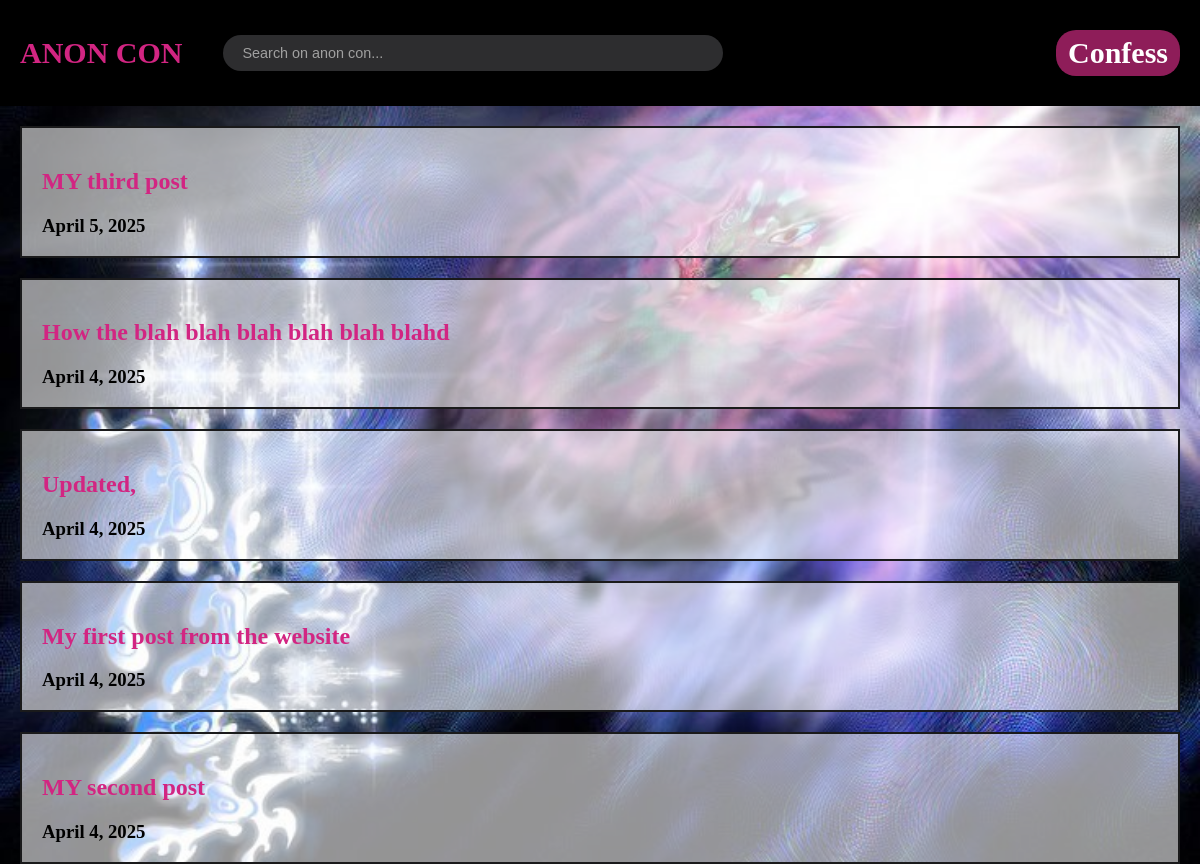
/, run on an earlier commit of the app's database.
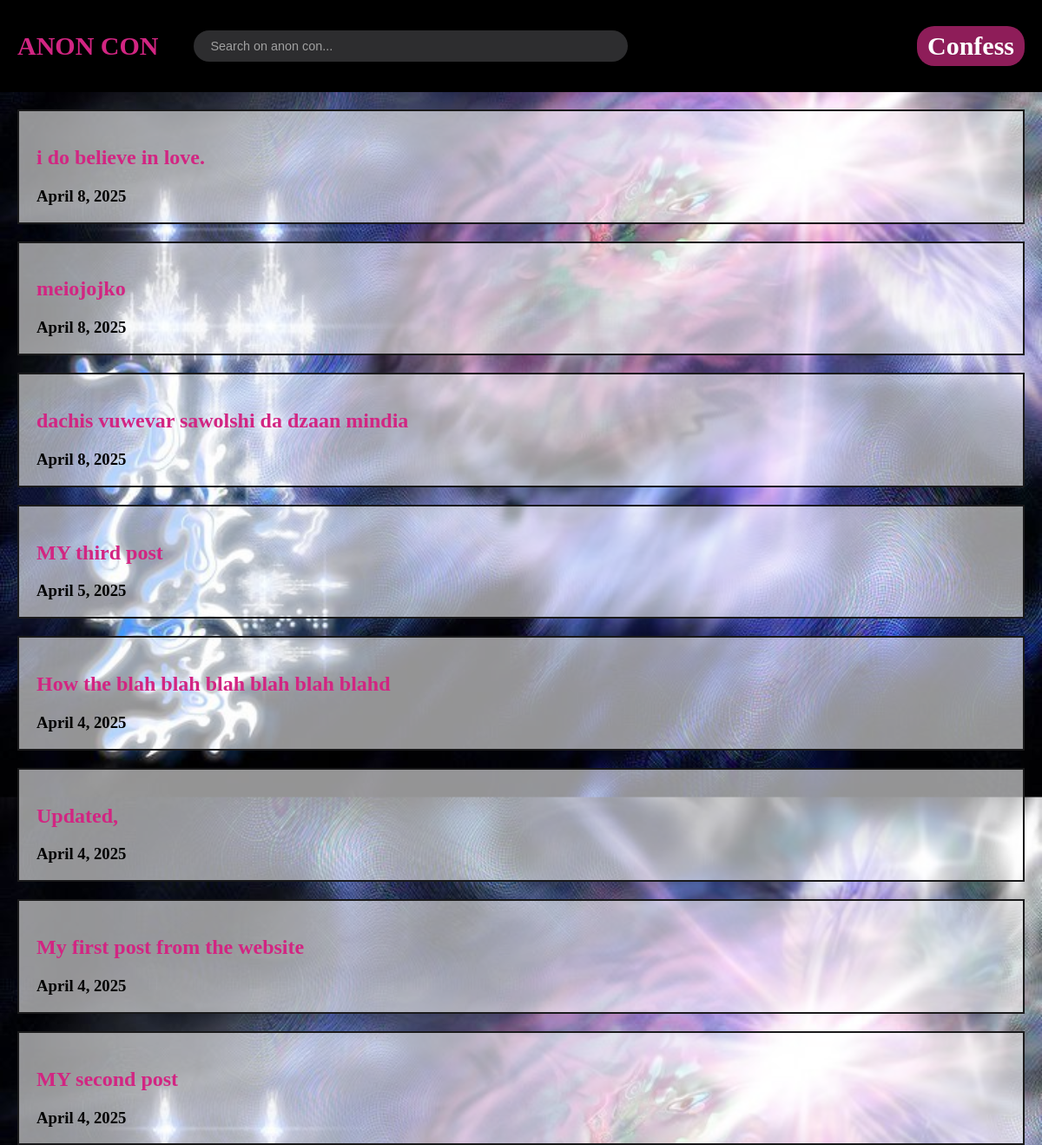
And on a later commit of the database.
### confess/models.py (models this page shows, shortened)
class Post(models.Model):
    title = models.CharField(max_length=50)
    content = models.TextField()
    date_posted = models.DateField(auto_now_add=True)

### confess/views.py (the view)
# urls.py: 2. Add a URL to urlpatterns:  path('', views.home, name='home')
def home(request):
    context = {
        'items': Post.objects.all().order_by("-date_posted")
    }
    return render(request, 'confess/home.html', context)

### confess/templates/confess/home.html
{% extends "confess/base.html" %}
{% block content %}
{% load static %}
    {% for item in items %}
    <div class="HomePosts">
    <h2><a href="{% url 'confess-story' item.pk %}">{{ item.title }}</a></h2>
    <h3>{{ item.date_posted }}</h3>
    </div>
    {% endfor %}
{% endblock content %}

### confess/templates/confess/base.html (shortened to what this page needs)
{% load static %}
<!DOCTYPE html>
<html lang="en">
  <head>
    <link rel="stylesheet" href="{% static 'confess/main.css' %}">
  </head>
  <body>
    <header class="anon-header">
        <a id="mainA" href="{% url 'confess-home' %}">ANON CON</a>
      <form method="GET" action="{% url 'confess-search_results' %}" class="search-bar">
        <input type="search" name="q" placeholder="Search on anon con...">
      </form>
      <div class="header-actions">
        <a href="{% url 'confess-create' %}" class="confess">Confess</a>
      </div>
    </header>
  <body>
    {% block content %}
    {% endblock %}
  </body>
</html>

### confess/static/confess/main.css (style rules this page uses)
body { margin: 0; background-image: url('/static/confess/images/background.jpg'); background-size: cover; background-position: center; background-repeat: repeat; height: 100vh; }
.anon-header { background-color: #000000; color: white; padding: 10px 20px; display: flex; align-items: center; justify-content: space-between; gap: 20px; position: sticky; top: 0; z-index: 1000; }
.anon-header { font-weight: bold; font-size: 30px; }
.search-bar { flex-grow: 1; display: flex; justify-content: center; }
.search-bar input { width: 100%; max-width: 500px; padding: 10px 20px; border: none; border-radius: 25px; background-color: #2d2d2f; color: white; font-size: 0.9rem; }
.search-bar input::placeholder { color: #a0a0a0; }
.header-actions { display: flex; align-items: center; gap: 15px; }
.confess { color: white !important; text-decoration: none; font-weight: bold; padding: 6px 12px; border-radius: 20px; background-color: rgb(142, 29, 89); transition: background-color 0.2s; }
a { text-decoration: none; color: rgb(210, 37, 130); }
.HomePosts { background-color: rgba(255, 255, 255, 0.579); padding-left: 20px; padding-top: 20px; margin: 20px; border: 2px solid #1a1a1b; }
form input, form textarea { display: block; width: 95%; margin: 25px auto; margin-left: 20px; padding: 10px; border: 1px solid #ccc; border-radius: 5px; }

What changed in the data, as far as the page shows it:
added Post: title "i do believe in love.", date_posted "April 8, 2025"
added Post: title "meiojojko", date_posted "April 8, 2025"
added Post: title "dachis vuwevar sawolshi da dzaan mindia", date_posted "April 8, 2025"
